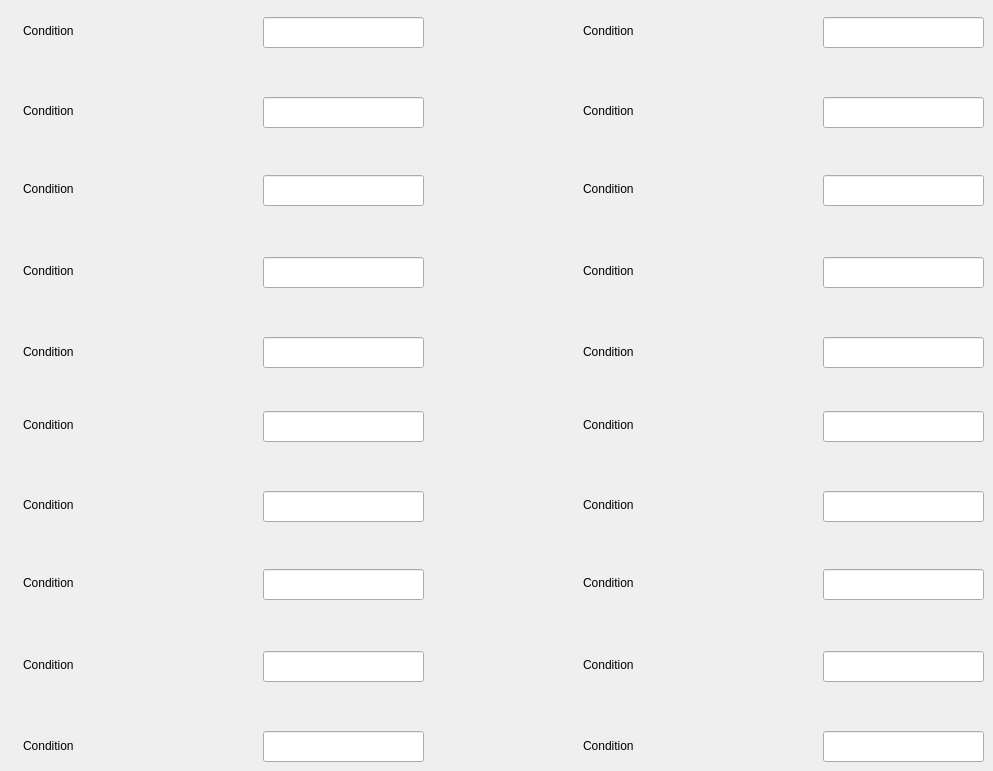
    <widget class="QWidget" name="main_game_2">
     <attribute name="title">
      <string>Main Game 2</string>
     </attribute>
     <widget class="QLineEdit" name="cond_set_name_54">
      <property name="geometry">
       <rect>
        <x>823</x>
        <y>97</y>
        <width>161</width>
        <height>31</height>
       </rect>
      </property>
     </widget>
     <widget class="QLineEdit" name="cond_set_name_55">
      <property name="geometry">
       <rect>
        <x>823</x>
        <y>569</y>
        <width>161</width>
        <height>31</height>
       </rect>
      </property>
     </widget>
     <widget class="QLabel" name="label_56">
      <property name="geometry">
       <rect>
        <x>583</x>
        <y>738</y>
        <width>161</width>
        <height>16</height>
       </rect>
      </property>
      <property name="text">
       <string>Condition </string>
      </property>
     </widget>
     <widget class="QLineEdit" name="cond_set_name_56">
      <property name="geometry">
       <rect>
        <x>823</x>
        <y>175</y>
        <width>161</width>
        <height>31</height>
       </rect>
      </property>
     </widget>
     <widget class="QLabel" name="label_57">
      <property name="geometry">
       <rect>
        <x>583</x>
        <y>497</y>
        <width>161</width>
        <height>16</height>
       </rect>
      </property>
      <property name="text">
       <string>Condition </string>
      </property>
     </widget>
     <widget class="QLineEdit" name="cond_set_name_57">
      <property name="geometry">
       <rect>
        <x>823</x>
        <y>731</y>
        <width>161</width>
        <height>31</height>
       </rect>
      </property>
     </widget>
     <widget class="QLineEdit" name="cond_set_name_58">
      <property name="geometry">
       <rect>
        <x>263</x>
        <y>491</y>
        <width>161</width>
        <height>31</height>
       </rect>
      </property>
     </widget>
     <widget class="QLineEdit" name="cond_set_name_59">
      <property name="geometry">
       <rect>
        <x>823</x>
        <y>491</y>
        <width>161</width>
        <height>31</height>
       </rect>
      </property>
     </widget>
     <widget class="QLabel" name="label_58">
      <property name="geometry">
       <rect>
        <x>23</x>
        <y>344</y>
        <width>161</width>
        <height>16</height>
       </rect>
      </property>
      <property name="text">
       <string>Condition </string>
      </property>
     </widget>
     <widget class="QLineEdit" name="cond_set_name_60">
      <property name="geometry">
       <rect>
        <x>823</x>
        <y>257</y>
        <width>161</width>
        <height>31</height>
       </rect>
      </property>
     </widget>
     <widget class="QLabel" name="label_59">
      <property name="geometry">
       <rect>
        <x>23</x>
        <y>575</y>
        <width>161</width>
        <height>16</height>
       </rect>
      </property>
      <property name="text">
       <string>Condition </string>
      </property>
     </widget>
     <widget class="QLineEdit" name="cond_set_name_61">
      <property name="geometry">
       <rect>
        <x>263</x>
        <y>175</y>
        <width>161</width>
        <height>31</height>
       </rect>
      </property>
     </widget>
     <widget class="QLineEdit" name="cond_set_name_62">
      <property name="geometry">
       <rect>
        <x>263</x>
        <y>257</y>
        <width>161</width>
        <height>31</height>
       </rect>
      </property>
     </widget>
     <widget class="QLabel" name="label_60">
      <property name="geometry">
       <rect>
        <x>583</x>
        <y>575</y>
        <width>161</width>
        <height>16</height>
       </rect>
      </property>
      <property name="text">
       <string>Condition </string>
      </property>
     </widget>
     <widget class="QLineEdit" name="cond_set_name_63">
      <property name="geometry">
       <rect>
        <x>263</x>
        <y>651</y>
        <width>161</width>
        <height>31</height>
       </rect>
      </property>
     </widget>
     <widget class="QLabel" name="label_61">
      <property name="geometry">
       <rect>
        <x>583</x>
        <y>263</y>
        <width>161</width>
        <height>16</height>
       </rect>
      </property>
      <property name="text">
       <string>Condition </string>
      </property>
     </widget>
     <widget class="QLineEdit" name="cond_set_name_64">
      <property name="geometry">
       <rect>
        <x>263</x>
        <y>731</y>
        <width>161</width>
        <height>31</height>
       </rect>
      </property>
     </widget>
     <widget class="QLabel" name="label_62">
      <property name="geometry">
       <rect>
        <x>583</x>
        <y>657</y>
        <width>161</width>
        <height>16</height>
       </rect>
      </property>
      <property name="text">
       <string>Condition </string>
      </property>
     </widget>
     <widget class="QLineEdit" name="cond_set_name_65">
      <property name="geometry">
       <rect>
        <x>263</x>
        <y>569</y>
        <width>161</width>
        <height>31</height>
       </rect>
      </property>
     </widget>
     <widget class="QLabel" name="label_63">
      <property name="geometry">
       <rect>
        <x>583</x>
        <y>181</y>
        <width>161</width>
        <height>16</height>
       </rect>
      </property>
      <property name="text">
       <string>Condition </string>
      </property>
     </widget>
     <widget class="QLineEdit" name="cond_set_name_66">
      <property name="geometry">
       <rect>
        <x>823</x>
        <y>17</y>
        <width>161</width>
        <height>31</height>
       </rect>
      </property>
     </widget>
     <widget class="QLabel" name="label_64">
      <property name="geometry">
       <rect>
        <x>583</x>
        <y>23</y>
        <width>161</width>
        <height>16</height>
       </rect>
      </property>
      <property name="text">
       <string>Condition </string>
      </property>
     </widget>
     <widget class="QLineEdit" name="cond_set_name_67">
      <property name="geometry">
       <rect>
        <x>263</x>
        <y>411</y>
        <width>161</width>
        <height>31</height>
       </rect>
      </property>
     </widget>
     <widget class="QLabel" name="label_65">
      <property name="geometry">
       <rect>
        <x>23</x>
        <y>738</y>
        <width>161</width>
        <height>16</height>
       </rect>
      </property>
      <property name="text">
       <string>Condition </string>
      </property>
     </widget>
     <widget class="QLineEdit" name="cond_set_name_68">
      <property name="geometry">
       <rect>
        <x>823</x>
        <y>651</y>
        <width>161</width>
        <height>31</height>
       </rect>
      </property>
     </widget>
     <widget class="QLabel" name="label_66">
      <property name="geometry">
       <rect>
        <x>23</x>
        <y>657</y>
        <width>161</width>
        <height>16</height>
       </rect>
      </property>
      <property name="text">
       <string>Condition </string>
      </property>
     </widget>
     <widget class="QLabel" name="label_67">
      <property name="geometry">
       <rect>
        <x>583</x>
        <y>103</y>
        <width>161</width>
        <height>16</height>
       </rect>
      </property>
      <property name="text">
       <string>Condition </string>
      </property>
     </widget>
     <widget class="QLabel" name="label_68">
      <property name="geometry">
       <rect>
        <x>23</x>
        <y>103</y>
        <width>161</width>
        <height>16</height>
       </rect>
      </property>
      <property name="text">
       <string>Condition </string>
      </property>
     </widget>
     <widget class="QLabel" name="label_69">
      <property name="geometry">
       <rect>
        <x>23</x>
        <y>23</y>
        <width>161</width>
        <height>16</height>
       </rect>
      </property>
      <property name="text">
       <string>Condition </string>
      </property>
     </widget>
     <widget class="QLineEdit" name="cond_set_name_69">
      <property name="geometry">
       <rect>
        <x>263</x>
        <y>337</y>
        <width>161</width>
        <height>31</height>
       </rect>
      </property>
     </widget>
     <widget class="QLabel" name="label_70">
      <property name="geometry">
       <rect>
        <x>23</x>
        <y>263</y>
        <width>161</width>
        <height>16</height>
       </rect>
      </property>
      <property name="text">
       <string>Condition </string>
      </property>
     </widget>
     <widget class="QLabel" name="label_71">
      <property name="geometry">
       <rect>
        <x>23</x>
        <y>417</y>
        <width>161</width>
        <height>16</height>
       </rect>
      </property>
      <property name="text">
       <string>Condition </string>
      </property>
     </widget>
     <widget class="QLineEdit" name="cond_set_name_70">
      <property name="geometry">
       <rect>
        <x>823</x>
        <y>337</y>
        <width>161</width>
        <height>31</height>
       </rect>
      </property>
     </widget>
     <widget class="QLineEdit" name="cond_set_name_71">
      <property name="geometry">
       <rect>
        <x>823</x>
        <y>411</y>
        <width>161</width>
        <height>31</height>
       </rect>
      </property>
     </widget>
     <widget class="QLabel" name="label_72">
      <property name="geometry">
       <rect>
        <x>583</x>
        <y>344</y>
        <width>161</width>
        <height>16</height>
       </rect>
      </property>
      <property name="text">
       <string>Condition </string>
      </property>
     </widget>
     <widget class="QLabel" name="label_73">
      <property name="geometry">
       <rect>
        <x>23</x>
        <y>181</y>
        <width>161</width>
        <height>16</height>
       </rect>
      </property>
      <property name="text">
       <string>Condition </string>
      </property>
     </widget>
     <widget class="QLabel" name="label_74">
      <property name="geometry">
       <rect>
        <x>583</x>
        <y>417</y>
        <width>161</width>
        <height>16</height>
       </rect>
      </property>
      <property name="text">
       <string>Condition </string>
      </property>
     </widget>
     <widget class="QLabel" name="label_75">
      <property name="geometry">
       <rect>
        <x>23</x>
        <y>497</y>
        <width>161</width>
        <height>16</height>
       </rect>
      </property>
      <property name="text">
       <string>Condition </string>
      </property>
     </widget>
     <widget class="QLineEdit" name="cond_set_name_72">
      <property name="geometry">
       <rect>
        <x>263</x>
        <y>17</y>
        <width>161</width>
        <height>31</height>
       </rect>
      </property>
     </widget>
     <widget class="QLineEdit" name="cond_set_name_73">
      <property name="geometry">
       <rect>
        <x>263</x>
        <y>97</y>
        <width>161</width>
        <height>31</height>
       </rect>
      </property>
     </widget>
    </widget>
